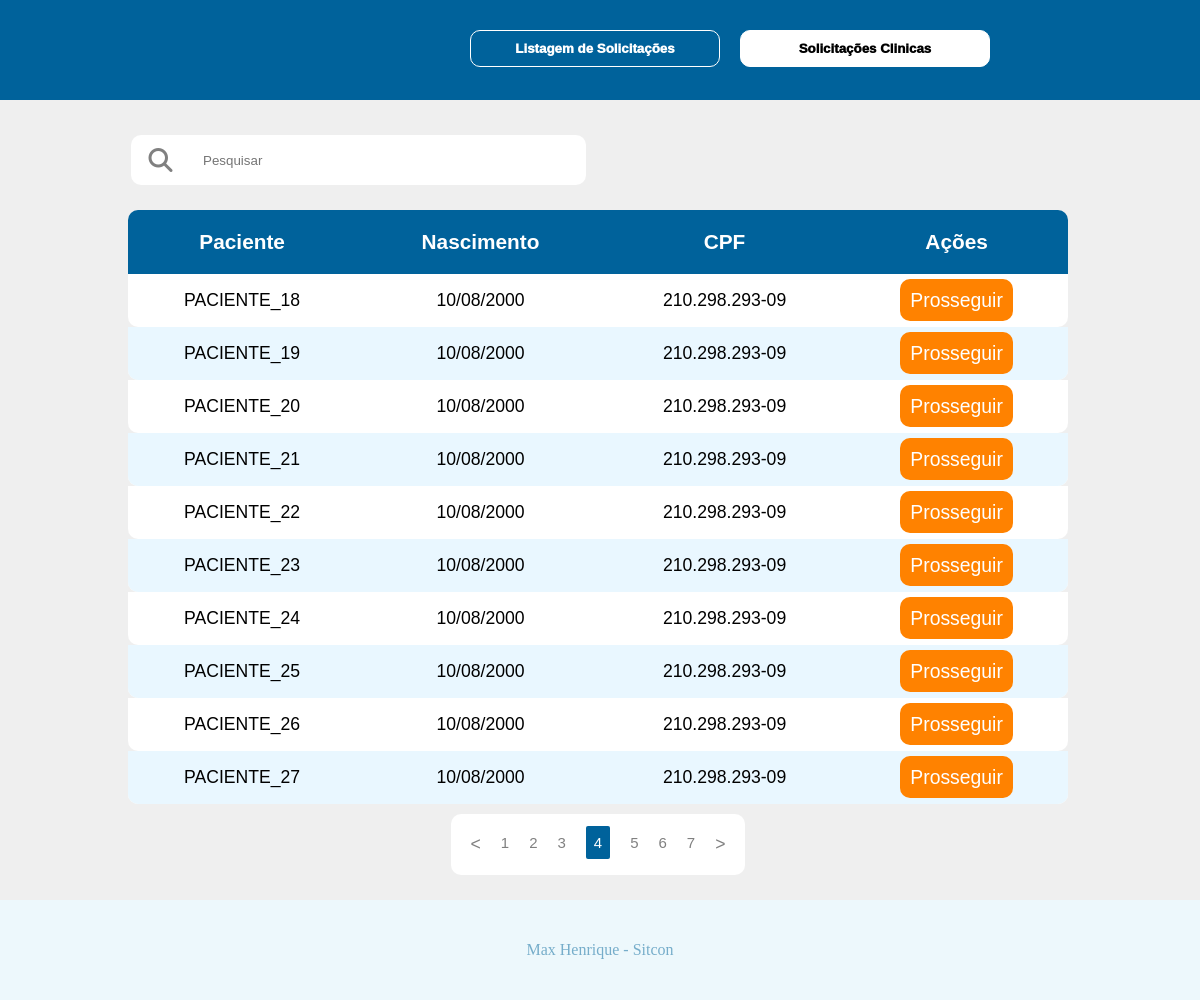
The app's page /index.php?page=4 with its own data.
### tables this page shows
CREATE TABLE `pacientes` (
  `id` int(11) NOT NULL,
  `nome` varchar(50) NOT NULL,
  `dataNasc` date NOT NULL,
  `CPF` varchar(12) NOT NULL,
  `status` varchar(7) NOT NULL
);

### Configs/Class/class_pacientes.php (called while the page is built, shortened)
<?php
class Pacientes{
    public static function getPacientes($pesquisa){
        $whereSearch = '';
        if(!isset($_GET['page'])){
            $page = 1;
        }else{
            $page = $_GET['page'];
        }
        if($page == 1){
            $limit = " LIMIT 10";
        }else{
            $limit = " LIMIT ".($page-1) * 10 .",10";
        }
        $SQLQuantidade = "SELECT * FROM pacientes $whereSearch";
        $qtItem = mysqli_num_rows(mysqli_query(Database::DB(),$SQLQuantidade));
        $SQL = "SELECT * FROM pacientes $whereSearch $limit";
        $return = array(
            "rows" => mysqli_query(Database::DB(),$SQL),
            "quantidadeItens" => ceil($qtItem),
            "debug"=> $SQL
        );
        return $return;
    }
}

### Configs/Database/db.php (called while the page is built)
<?php
class Database{
    public static function DB(){
        return mysqli_connect('localhost','root','','desafiositcon');
    }
}

### Configs/Class/class_sitcon.php (called while the page is built)
<?php
class Sitcon{
    public static function cpfCnpj($val, $mask) {
        $maskared = '';
        $k = 0;
        for($i = 0; $i<=strlen($mask)-1; $i++) {
            if($mask[$i] == '#') {
                if(isset($val[$k])) $maskared .= $val[$k++];
            } else {
                if(isset($mask[$i])) $maskared .= $mask[$i];
            }
        }
        return $maskared;
    }
    public static function data($data,$tipo){
        return date($tipo, strtotime($data));
    }
}

### index.php (the view)
<?php
include"Configs/Includes/header.php";
require"Configs/Class/class_pacientes.php";
?>
<div class="table-sitcon">
    <form id="pesquisa" action="index.php" method="GET">
        <i class="fa fa-search"></i><input type="search" name="pesquisar" value="<?=(isset($_GET['pesquisar']) ? $_GET['pesquisar'] : '' )?>" placeholder="Pesquisar">
    </form>
    <table>
        <thead class="font-label">
            <tr>
                <th>Paciente</th>
                <th>Nascimento</th>
                <th>CPF</th>
                <th>Ações</th>
            </tr>
        </thead>
        <tbody>
            <?php
            $QuantidadeItens = Pacientes::getPacientes((isset($_GET['pesquisar']) ? $_GET['pesquisar'] : '' ))['quantidadeItens'];
            $linksPaginaveis = ceil($QuantidadeItens/10);
            foreach(Pacientes::getPacientes((isset($_GET['pesquisar']) ? $_GET['pesquisar'] : '' ))['rows'] as $p){
            ?>
            <tr>
                <td><?=$p['nome']?></td>
                <td><?=Sitcon::data($p['dataNasc'],'d/m/Y')?></td>
                <td><?=Sitcon::cpfCnpj($p['CPF'],'###.###.###-###')?></td>
                <td><a href="paciente.php?ID=<?=$p['id']?>" class="btn-prosseguir">Prosseguir</a></td>
            </tr>
            <?php
            }
            ?>
        </tbody>
    </table>
    <span id="pagination">
         <ul>
            <li id="back" style="font-size:1.1em"><a href='index.php<?=(isset($_GET['pesquisar']) ? '?pesquisar='.$_GET['pesquisar']."&page=1" : '?page=1' )?>' class='linkUnselected'><</a></li>
            <?php
            if(!isset($_GET['page'])){
                $page = 1;
            }else{
                $page = $_GET['page'];
            }
            $primeiraPagina = max($page - 3,1);
            $ultimaPagina = min($QuantidadeItens,$page + 3);
            for($i=$primeiraPagina;$i<=$ultimaPagina;$i++){
                $active = "class=\"linkUnselected\"";
                if($page == $i){
                    $active = "class=\"linkSelected\"";
                }
                if($i <= $linksPaginaveis){
                ?>
                    <li><a href='index.php<?=(isset($_GET['pesquisar']) ? '?pesquisar='.$_GET['pesquisar'].'&page='.$i : '?page='.$i )?>' <?=$active?>><?=$i?></a></li>
                <?php
                }
            }
            ?>
            <li id="next" style="font-size:1.1em"><a href='index.php<?=(isset($_GET['pesquisar']) ? '?pesquisar='.$_GET['pesquisar'].'&page='.$linksPaginaveis : '?page='.$linksPaginaveis )?>' class='linkUnselected'>></a></li>
        </ul>
    </span>
</div>
<?php
include"Configs/Includes/footer.php";
?>

### css/headerfooter.css (style rules this page uses)
* { margin:0; padding:0; list-style:none; text-decoration:none; }
body { background:#EFEFEF; overflow:scroll; height:1000px; }
.table-sitcon tbody tr:nth-child(even), .table-sitcon-solicitacoes tbody tr:nth-child(even) { background-color: #e9f7ff; }
.font-label { font-family:Arial, Helvetica, sans-serif; font-weight:1000; }

### css/index.css (style rules this page uses)
.table-sitcon, .table-sitcon-solicitacoes { width:98%; display:flex; flex-direction:column; align-items:center; margin:10px; }
.table-sitcon table thead, .table-sitcon-solicitacoes table thead { background:#00629B; font-size:1.3em; }
.linkUnselected { color:gray; }
.linkSelected { background:#00629B; padding:8px; color:white; text-align:center; border-radius:2px; }
#pagination { display:flex; flex-direction:row; background:white; padding:10px; color:gray; margin:10px; border-radius:10px; }
#pagination ul { display:flex; flex-direction:row; }
#pagination ul li { margin:10px; font-family:Impact, Haettenschweiler, 'Arial Narrow Bold', sans-serif; font-size:15px }
.table-sitcon table tbody, .table-sitcon-solicitacoes table tbody { font-size:1.1em; font-family:Arial, Helvetica, sans-serif; background:white; }
.table-sitcon table tbody tr td, .table-sitcon-solicitacoes table tbody tr td { padding:15px; }
.table-sitcon table tbody tr td:nth-child(1) { border-bottom-left-radius: 10px; }
.table-sitcon table tbody tr td:nth-child(4) { border-bottom-right-radius: 10px; }
.table-sitcon table thead tr th, .table-sitcon-solicitacoes table thead tr th { padding:20px; color:white; }
.table-sitcon table thead tr th:nth-child(1) { border-top-left-radius: 10px; }
.table-sitcon table thead tr th:nth-child(4) { border-top-right-radius: 10px; }
#pesquisa { width:79.5%; padding:25px; }
#pesquisa input { float:left; padding:14.5px; width:400px; background:white; border:solid white; border-bottom-right-radius: 10px; border-top-right-radius: 10px; border-bottom-left-radius: 0px; border-top-left-radius: 0px; }
#pesquisa i { float:left; padding:10px; background:white; border:solid white; border-bottom-left-radius: 10px; border-top-left-radius: 10px; color:gray; font-size:1.5em; padding-left:15px; }
.btn-prosseguir { padding:10px; background-color:#FF8200; color:white; border:none; border-radius:10px; font-family:Arial, Helvetica, sans-serif; font-size:1.1em; }
.table-sitcon table,.table-sitcon-solicitacoes table { width:80%; margin:0px; border-spacing:0px; text-align:center; }

### records on screen
pacientes: nome "PACIENTE_18", dataNasc "10/08/2000", CPF "210.298.293-09"
pacientes: nome "PACIENTE_19", dataNasc "10/08/2000", CPF "210.298.293-09"
pacientes: nome "PACIENTE_20", dataNasc "10/08/2000", CPF "210.298.293-09"
pacientes: nome "PACIENTE_21", dataNasc "10/08/2000", CPF "210.298.293-09"
pacientes: nome "PACIENTE_22", dataNasc "10/08/2000", CPF "210.298.293-09"
pacientes: nome "PACIENTE_23", dataNasc "10/08/2000", CPF "210.298.293-09"
pacientes: nome "PACIENTE_24", dataNasc "10/08/2000", CPF "210.298.293-09"
pacientes: nome "PACIENTE_25", dataNasc "10/08/2000", CPF "210.298.293-09"
pacientes: nome "PACIENTE_26", dataNasc "10/08/2000", CPF "210.298.293-09"
pacientes: nome "PACIENTE_27", dataNasc "10/08/2000", CPF "210.298.293-09"
